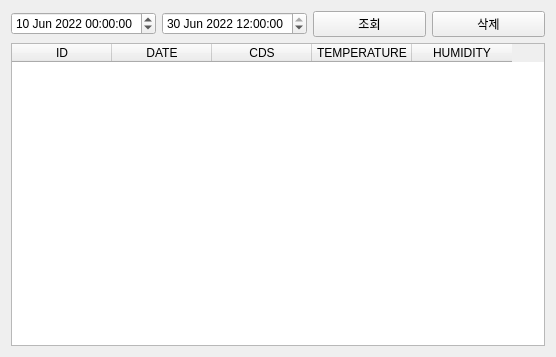
<?xml version="1.0" encoding="UTF-8"?>
<ui version="4.0">
 <class>Tab6Database</class>
 <widget class="QWidget" name="Tab6Database">
  <property name="geometry">
   <rect>
    <x>0</x>
    <y>0</y>
    <width>556</width>
    <height>357</height>
   </rect>
  </property>
  <property name="windowTitle">
   <string>Form</string>
  </property>
  <layout class="QVBoxLayout" name="verticalLayout" stretch="1,9">
   <item>
    <layout class="QHBoxLayout" name="horizontalLayout">
     <item>
      <widget class="QDateTimeEdit" name="pDTFrom">
       <property name="dateTime">
        <datetime>
         <hour>0</hour>
         <minute>0</minute>
         <second>0</second>
         <year>2022</year>
         <month>6</month>
         <day>10</day>
        </datetime>
       </property>
      </widget>
     </item>
     <item>
      <widget class="QDateTimeEdit" name="pDTTo">
       <property name="dateTime">
        <datetime>
         <hour>12</hour>
         <minute>0</minute>
         <second>0</second>
         <year>2022</year>
         <month>6</month>
         <day>30</day>
        </datetime>
       </property>
      </widget>
     </item>
     <item>
      <widget class="QPushButton" name="pPBSearch">
       <property name="text">
        <string>조회</string>
       </property>
      </widget>
     </item>
     <item>
      <widget class="QPushButton" name="pPBDelete">
       <property name="text">
        <string>삭제</string>
       </property>
      </widget>
     </item>
    </layout>
   </item>
   <item>
    <layout class="QHBoxLayout" name="horizontalLayout_2">
     <item>
      <widget class="QTableWidget" name="pTState">
       <attribute name="horizontalHeaderDefaultSectionSize">
        <number>100</number>
       </attribute>
       <column>
        <property name="text">
         <string>ID</string>
        </property>
       </column>
       <column>
        <property name="text">
         <string>DATE</string>
        </property>
       </column>
       <column>
        <property name="text">
         <string>CDS</string>
        </property>
       </column>
       <column>
        <property name="text">
         <string>TEMPERATURE</string>
        </property>
       </column>
       <column>
        <property name="text">
         <string>HUMIDITY</string>
        </property>
       </column>
      </widget>
     </item>
    </layout>
   </item>
  </layout>
 </widget>
 <resources/>
 <connections/>
</ui>
